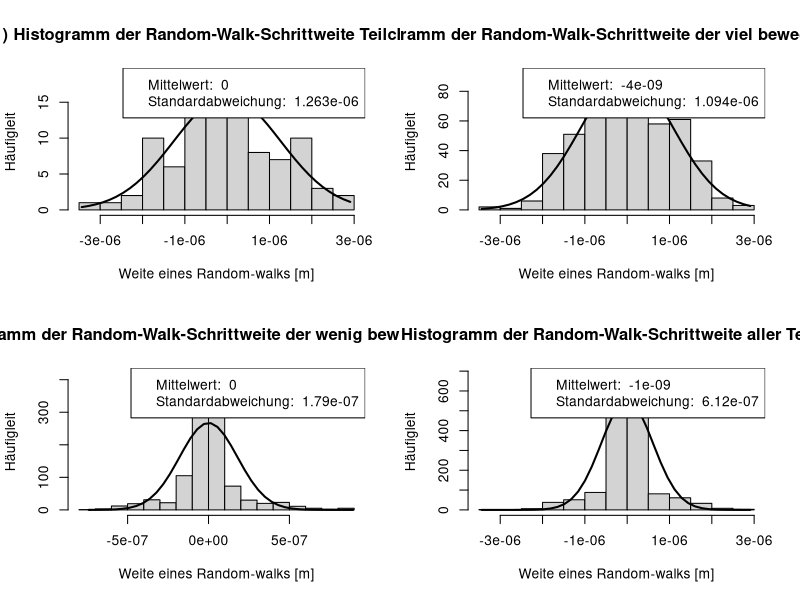

Write R code to recreate this figure.
### Einlesen des Schrittweiten dataframes
d_meter <- read.csv('Tabellen/d_meter.csv')

### Funktion zur Berechnung der Schrittweiten, spaltenweise
calculateDistance1D = function(vector){
  shift_vector = c(0, vector[1:(length(vector)-1)])
  dist = vector-shift_vector
  dist[1] = 0
  return(dist)
}

### Berechnung der Schrittweite der einzelnen random-walks
# Teilchen2
spalten = 2
distances = c()
for (col in spalten){
  walk = calculateDistance1D(d_meter[, col])
  distances = append(distances, walk)
} 
T2 <- distances
mean2 <- mean(distances)
sd2 <- sd(distances)

# Schnelle Teilchen
spalten = c(1, 2, 4, 6, 10)
distances = c()
for (col in spalten){
  walk = calculateDistance1D(d_meter[, col])
  distances = append(distances, walk)
} 
TSchnell <- distances 
meanSchnell <- mean(distances)
sdSchnell <- sd(distances)

# Langsame Teilchen
spalten = c(3, 5, 7, 8, 9, 11, 12, 13, 14, 15, 16, 17)
distances = c()
for (col in spalten){
  walk = calculateDistance1D(d_meter[, col])
  distances = append(distances, walk)
} 
TLangsam <- distances 
meanLangsam <- mean(distances)
sdLangsam <- sd(distances)

# Alle
distances = c()
for (col in 1:17){
  walk = calculateDistance1D(d_meter[, col])
  distances = append(distances, walk)
} 
TAlle <- distances 

### Plotten
# Plottingparameter
par(mfrow=c(2,2))
nbreaks = 15

# Funktion zum plotten der Histogramme
histogram <- function(vektor, title){
  h <- hist(vektor, breaks=nbreaks, main=title,
            xlab="Weite eines Random-walks [m]", 
            ylab = "Häufigleit")
  x2 <- seq(min(vektor), max(vektor), length = 40)
  fun <- dnorm(x2, mean = mean(vektor), sd = sd(vektor))
  fun <- fun * diff(h$mids[1:2]) * length(vektor)
  lines(x2, fun, lwd = 2)
  legend("topright",
         legend=c(paste("Mittelwert: ", round(mean(vektor),9)), 
                  paste("Standardabweichung: ", round(sd(vektor), 9)))
  )
}

# Ausgabe
histogram(T2, "1) Histogramm der Random-Walk-Schrittweite Teilchen 2")
histogram(TSchnell, "2) Histogramm der Random-Walk-Schrittweite der viel bewegten Teilchen")
histogram(TLangsam, "3) Histogramm der Random-Walk-Schrittweite der wenig bewegten Teilchen")
histogram(TAlle, "4) Histogramm der Random-Walk-Schrittweite aller Teilchen")
